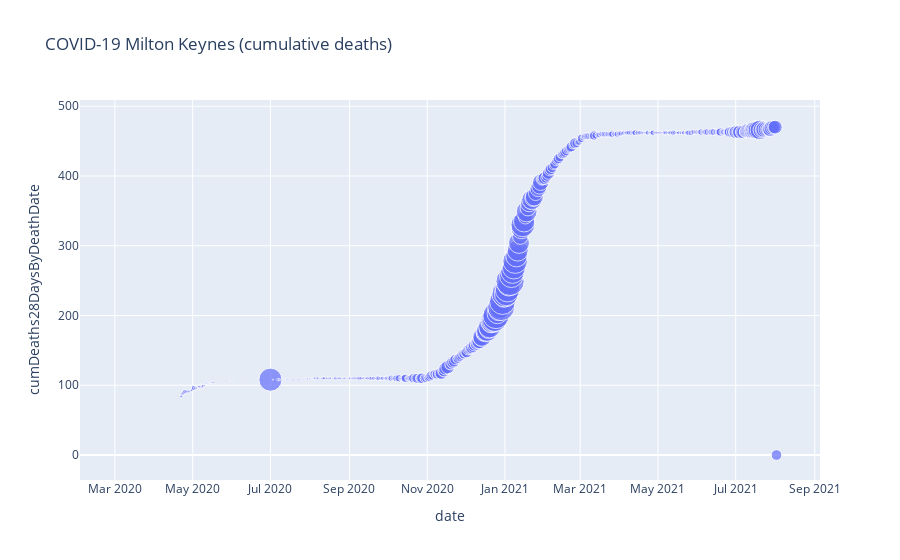

The notebook cell saved with this chart:
### Code cell
# using plotly express
df = df.dropna()
fig = px.scatter(df, x='date', y='cumDeaths28DaysByDeathDate', size='newCasesByPublishDate', title="COVID-19 Milton Keynes (cumulative deaths)")
fig.show()

### Figure 1 — Plotly figure (JSON) as saved in the notebook; plotly's stock layout.template omitted (floating-point values rounded to 4 significant figures; data arrays with more than 128 entries replaced by an {"elided": "..."} marker saying what was removed)
{"data": [{"hovertemplate": "date=%{x}<br>cumDeaths28DaysByDeathDate=%{y}<br>newCasesByPublishDate=%{marker.size}<extra></extra>", "legendgroup": "", "marker": {"color": "#636efa", "size": {"elided": "516 int values"}, "sizemode": "area", "sizeref": 1.235, "symbol": "circle"}, "mode": "markers", "name": "", "orientation": "v", "showlegend": false, "type": "scatter", "x": {"elided": "516 str values"}, "xaxis": "x", "y": {"elided": "516 int values"}, "yaxis": "y"}], "layout": {"legend": {"itemsizing": "constant", "tracegroupgap": 0}, "title": {"text": "COVID-19 Milton Keynes (cumulative deaths)"}, "xaxis": {"anchor": "y", "domain": [0, 1], "title": {"text": "date"}}, "yaxis": {"anchor": "x", "domain": [0, 1], "title": {"text": "cumDeaths28DaysByDeathDate"}}}}
